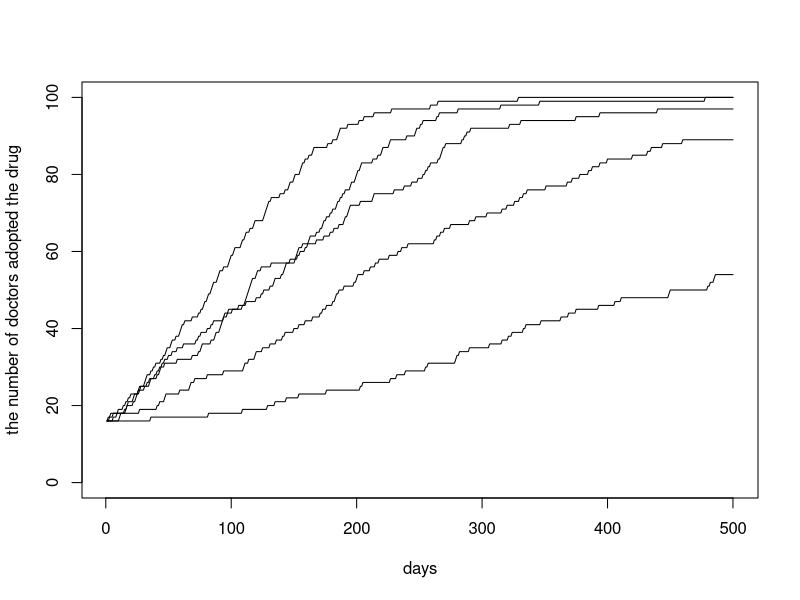

Generate this figure with R:
# Homework 6
# Stat 133, Lec 2, Spring 2015
# Due : Friday March 20th by 5 pm

# Review the slides on simulations for this assignment.

# Consider the following model on use of a new drug:
# We have a population of doctors, population size : <n.doctors>
# Every doctor has either adopted the use of a new drug, or not (0/1 status)
# Now write a function that runs a simulation for a period of :
# <n.days> where
# - every day exactly two _random_ doctors meet
# - if one has adopted but the other one has not then the
#   holdout adopts the use of the drug with probability p
# Return a matrix that shows for each day which doctors have adopted
# the use of the drug.

# Input varibles are
# <n.days> : the number of days the simulation should be run for
# <n.doctors> : total number of doctors 
# <initial.doctors> : a 0/1 vector of length <n.doctors>, 1 for adopters
# <p> : the probability that the non-adopter adopts the drug.

# Ouput variable
# <has_adopted> : matrix with <n.doctors> rows and <n.days> columns
#                 i.e. one row for each doctor
#                 the entries are 0 for days where the doctor is a
#                 non-adopter, else 1 (so once a row turns to 1 it stays as 1).

sim.doctors <- function(initial.doctors, n.doctors, n.days, p){

  # Set up the output variable, define it as a matrix then use initial.doctors 
  # to set the first column (day)
  has_adopted=matrix(initial.doctors,nrow=n.doctors,ncol=n.days)
  
  # Run a simulation for <n.days> (use a for loop).  In the loop:
  # 1) pick two random doctors
  # 2) check if one has adopted the other hasn't
  # 3) convert the non-adopter with probability p
  for (i in 2:n.days){
    has_adopted[,i]=has_adopted[,i-1]
    sampled=sample(c(1:n.doctors),2)
    if(has_adopted[sampled[1],i-1]==0 & has_adopted[sampled[2],i-1]==1)
      has_adopted[sampled[1],i]=sample(c(0,1),1,prob=c(1-p,p))
    if(has_adopted[sampled[1],i-1]==1 & has_adopted[sampled[2],i-1]==0)
      has_adopted[sampled[2],i]=sample(c(0,1),1,prob=c(1-p,p))     
  }
  # return the output
  return (has_adopted)
}

# When you test your function you have to generate <initial.doctors> and
# pick values for the other input parameters.

set.seed(42)
# Generate a value for <initial.doctors> that has 10% 1s and 90% 0s.
n.doctors=100
initial.doctors=sample(c(0,1),size=n.doctors,prob=c(0.9,0.1),replace=T)
n.days=500
# Run your function for at least 5 different values of <p> and plot
p_0.2=sim.doctors(initial.doctors, n.doctors, n.days, 0.2)
p_0.4=sim.doctors(initial.doctors, n.doctors, n.days, 0.4)
p_0.6=sim.doctors(initial.doctors, n.doctors, n.days, 0.6)
p_0.8=sim.doctors(initial.doctors, n.doctors, n.days, 0.8)
p_1.0=sim.doctors(initial.doctors, n.doctors, n.days, 1.0)
# on x-axis: days,
# on y-axis : the number of doctors that have already adopted the drug, on that day
# Put all 5 lines in one figure (e.g. use first plot() then lines() for the subsequent lines)
count_sum=function(x){
  a=c()
  for (i in 1:ncol(x))
    a[i]=sum(x[,i])
  return(a)
}
sum_0.2=count_sum(p_0.2)
sum_0.4=count_sum(p_0.4)
sum_0.6=count_sum(p_0.6)
sum_0.8=count_sum(p_0.8)
sum_1.0=count_sum(p_1.0)
plot(c(1:n.days),ylim=c(0,100),sum_0.2,xlab="days",ylab="the number of doctors adopted the drug","l")
lines(c(1:n.days),sum_0.4)
lines(c(1:n.days),sum_0.6)
lines(c(1:n.days),sum_0.8)
lines(c(1:n.days),sum_1.0)
